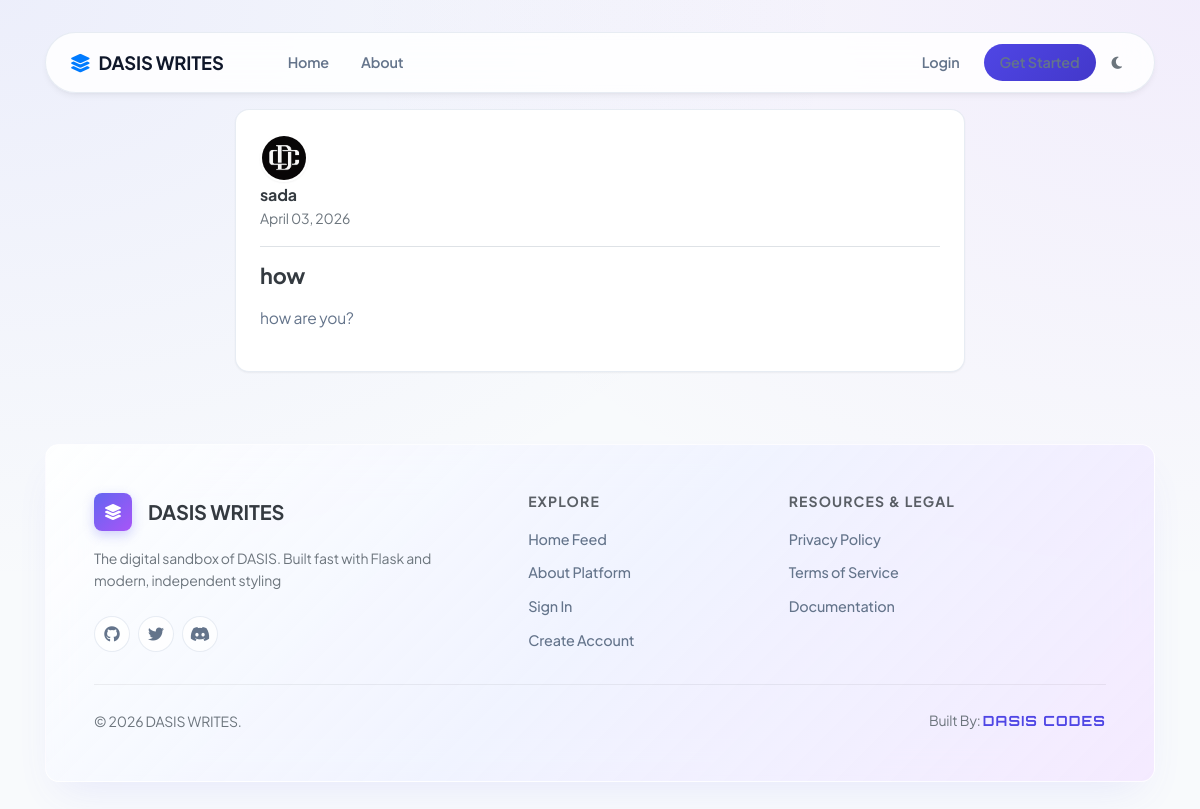
Screenshot of /post/20 with the database file from the repository.
### app/models.py (models this page shows, shortened)
class User(db.Model, UserMixin):
    id = db.Column(db.Integer, primary_key=True)
    username = db.Column(db.String(20), unique=True, nullable=False)
    email = db.Column(db.String(120), unique=True, nullable=False)
    image_file = db.Column(db.String(40), nullable=False, default='default.jpg')
    password = db.Column(db.String(60), nullable=False)
    posts = db.relationship('Post', backref='author', lazy=True)

class Post(db.Model):
    id = db.Column(db.Integer, primary_key=True)
    title = db.Column(db.String(100), nullable=False)
    date_posted = db.Column(db.DateTime, nullable=False, default=datetime.utcnow)
    content = db.Column(db.Text, nullable=False)
    user_id = db.Column(db.Integer, db.ForeignKey('user.id'), nullable=False)

### app/posts/routes.py (the view)
@posts.route("/post/<int:post_id>")
def post(post_id):
    post_obj = Post.query.get_or_404(post_id)
    return render_template("post.html", title=post_obj.title, post=post_obj)

### app/templates/post.html (shortened to what this page needs)
{% extends "layout.html" %}
{% block content %}
    <article class="content-section">
        <div class="article-metadata border-bottom pb-3 mb-3">
            <img class="article-img mr-3" src="{{ url_for('static', filename='pics/' + post.author.image_file) }}" alt="{{ post.author.username }}'s avatar">
            <div class="d-flex flex-column">
                <a class="font-weight-bold text-dark text-decoration-none" href="{{ url_for('user.user_posts', username=post.author.username) }}">
                    {{ post.author.username }}
                </a>
                <small class="text-muted">{{ post.date_posted.strftime('%B %d, %Y') }}</small>
            </div>
        </div>
        <h2 class="article-title text-dark mb-3">{{ post.title }}</h2>
        <p class="article-content">{{ post.content }}</p>
    </article>
{% endblock content %}

### app/static/css/design.css (style rules this page uses)
body.bg-custom { background-color: #f8fafc !important; background-image: radial-gradient(at 0% 0%, rgba(99, 102, 241, 0.08) 0px, transparent 50%), radial-gradient(at 100% 0%, rgba(168, 85, 247, 0.08) 0px, transparent 50%) !important; background-attachment: fixed !important; }
:root { --bg-main: #f8fafc; --bg-card: #ffffff; --bg-glass: rgba(255, 255, 255, 0.85); --border-color: rgba(226, 232, 240, 0.8); --border-hover: rgba(203, 213, 225, 0.9); --primary: #4f46e5; --primary-hover: #4338ca; --primary-subtle: rgba(79, 70, 229, 0.08); --primary-glow: rgba(79, 70, 229, 0.25); --text-main: #0f172a; --text-muted: #64748b; --shadow-sm: 0 1px 2px 0 rgba(0, 0, 0, 0.05); --shadow-md: 0 4px 6px -1px rgba(0, 0, 0, 0.05), 0 2px 4px -2px rgba(0, 0, 0, 0.05); --shadow-lg: 0 10px 25px -5px rgba(15, 23, 42, 0.08); --radius-sm: 8px; --radius-md: 14px; --radius-pill: 9999px; --transition: all 0.25s cubic-bezier(0.16, 1, 0.3, 1); }
body { background-color: var(--bg-main); background-image: radial-gradient(at 0% 0%, rgba(99, 102, 241, 0.05) 0px, transparent 50%), radial-gradient(at 100% 0%, rgba(168, 85, 247, 0.05) 0px, transparent 50%); background-attachment: fixed; color: var(--text-main); font-family: 'Plus Jakarta Sans', -apple-system, BlinkMacSystemFont, sans-serif; letter-spacing: -0.01em; line-height: 1.6; }
.content-section { background: var(--bg-card); border: 1px solid var(--border-color); border-radius: var(--radius-md); box-shadow: var(--shadow-sm); padding: 1.5rem; margin-bottom: 1.5rem; transition: var(--transition); }
.article-title { color: var(--text-main); font-weight: 700; font-size: 1.35rem; text-decoration: none; transition: var(--transition); }
.article-content { color: var(--text-muted); font-size: 0.975rem; line-height: 1.7; }
.article-img, .account-img { width: 48px; height: 48px; border-radius: var(--radius-pill); object-fit: cover; border: 2px solid #ffffff; box-shadow: var(--shadow-sm); }

### rows the page displays
User: image_file (picture), author.username "sada"
Post: date_posted "April 03, 2026", title "how", content "how are you?"
